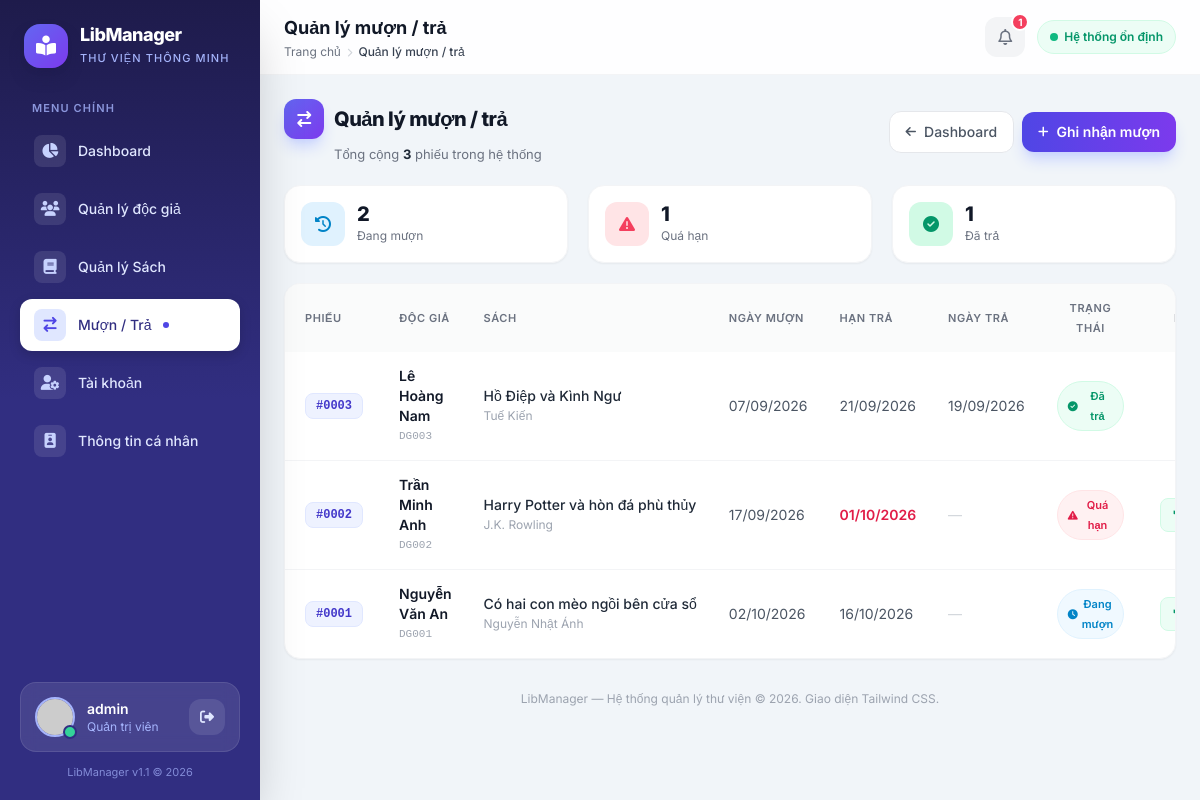
The page /index.php?modun=Loan (signed in) on the database its author committed.
### tables this page shows
CREATE TABLE `loans` (
  `id`          INT AUTO_INCREMENT PRIMARY KEY,
  `user_id`     INT NOT NULL,
  `book_id`     INT NOT NULL,
  `borrow_date` DATE NOT NULL,
  `due_date`    DATE NOT NULL,
  `return_date` DATE DEFAULT NULL,
  `renew_count` INT NOT NULL DEFAULT 0 COMMENT 'So lan gia han',
  `status`      ENUM('pending','borrowed','returned','overdue','rejected')
                NOT NULL DEFAULT 'borrowed',
  `created_at`  TIMESTAMP NOT NULL DEFAULT CURRENT_TIMESTAMP,
  CONSTRAINT `fk_loans_user` FOREIGN KEY (`user_id`)
    REFERENCES `users`(`id`) ON DELETE CASCADE,
  CONSTRAINT `fk_loans_book` FOREIGN KEY (`book_id`)
    REFERENCES `books`(`id`) ON DELETE CASCADE
);

CREATE TABLE `doc_gia` (
  `id_doc_gia`    INT AUTO_INCREMENT PRIMARY KEY,
  `ma_doc_gia`    VARCHAR(10)  NOT NULL UNIQUE COMMENT 'VD: DG001',
  `ho_ten`        VARCHAR(100) NOT NULL,
  `ngay_sinh`     DATE         DEFAULT NULL,
  `gioi_tinh`     VARCHAR(10)  DEFAULT NULL,
  `so_dien_thoai` VARCHAR(15)  DEFAULT NULL,
  `dia_chi`       VARCHAR(255) DEFAULT NULL,
  `email`         VARCHAR(100) DEFAULT NULL,
  `created_at`    TIMESTAMP    NOT NULL DEFAULT CURRENT_TIMESTAMP
);

CREATE TABLE `books` (
  `id`           INT AUTO_INCREMENT PRIMARY KEY,
  `title`        VARCHAR(200) NOT NULL,
  `author`       VARCHAR(150) NOT NULL,
  `category`     VARCHAR(100) NOT NULL,
  `publisher`    VARCHAR(150) DEFAULT NULL,
  `publish_year` INT          DEFAULT NULL,
  `quantity`     INT          NOT NULL DEFAULT 0 COMMENT 'Tong so luong',
  `available`    INT          NOT NULL DEFAULT 0 COMMENT 'So luong con lai',
  `description`  TEXT,
  `cover_image`  VARCHAR(255) DEFAULT NULL,
  `created_at`   TIMESTAMP    NOT NULL DEFAULT CURRENT_TIMESTAMP
);

### app/Controller/LoanController.php (called while the page is built, shortened)
<?php
require_once __DIR__ . "/../Models/LoanModel.php";
class LoanController
{
    private LoanModel $loan;
    public function __construct()
    {
        $this->loan = new LoanModel();
    }
    public function index()
    {
        $role = $_SESSION['user']['role'] ?? 'user';
        if ($role === 'admin') {
            $dsLoan = $this->loan->selectAll();
        } else {
            $dsLoan = $this->loan->getByUser((int)$_SESSION['user']['id']);
        }
        $today = date('Y-m-d');
        $dangMuon = 0;
        $quaHan   = 0;
        $daTra    = 0;
        foreach ($dsLoan as $l) {
            if ($l->status === 'returned') {
                $daTra++;
            } elseif ($l->status === 'borrowed') {
                $dangMuon++;
                if ($l->due_date < $today) {
                    $quaHan++;
                }
            }
        }
        require_once __DIR__ . "/../Views/loan/loanview.php";
    }
}

### config/database.php (called while the page is built, shortened)
<?php
class database {
    private string $host = "localhost";
    private string $port = "3306";
    private string $db = "thuvien_db";
    private string $username = "root";
    private string $pass = "";
    public function __construct()
    {
        $dsn = "mysql:host=$this->host;port=$this->port;
        dbname=$this->db;charset=utf8mb4";
        try{
            $this->pdo = new PDO($dsn, $this->username, $this->pass);
        }catch(PDOException $e){
            echo "Loi ket noi ".$e->getMessage();
        }
    }
}
?>

### app/Models/LoanModel.php (called while the page is built, shortened)
<?php
require_once __DIR__ . "/../../config/database.php";
class LoanModel
{
    private Database $db;
    public function __construct()
    {
        $this->db = new Database();
    }
    public function selectAll(): array
    {
        $sql = "SELECT l.*, b.title AS book_title, b.author AS book_author, b.cover_image,
                       d.ho_ten, d.ma_doc_gia, u.username
                FROM loans l
                JOIN books b ON b.id = l.book_id
                JOIN users u ON u.id = l.user_id
                LEFT JOIN doc_gia d ON d.id_doc_gia = u.id_doc_gia
                ORDER BY l.id DESC";
        $stm = $this->db->pdo->prepare($sql);
        $stm->execute();
        return $stm->fetchAll(PDO::FETCH_OBJ);
    }
}

### app/Views/loan/loanview.php (the view, shortened to what this page needs)
<?php
require_once __DIR__ . "/../header.php";
$role    = $_SESSION['user']['role'] ?? 'user';
$isAdmin = ($role === 'admin');
$today   = date('Y-m-d');
?>
<div class="flex flex-col sm:flex-row sm:items-center justify-between gap-3 mb-5">
    <div>
        <h2 class="text-xl font-extrabold text-gray-900 tracking-tight flex items-center gap-2.5">
            <span class="w-10 h-10 rounded-xl bg-gradient-to-br from-indigo-500 to-violet-600 text-white flex items-center justify-center text-base shadow-lg shadow-indigo-200">
                <i class="fa-solid fa-arrow-right-arrow-left"></i>
            </span>
            <?= $isAdmin ? 'Quản lý mượn / trả' : 'Phiếu mượn của tôi' ?>
        </h2>
        <p class="text-[13px] text-gray-500 mt-1.5 ml-[50px]">
            <?php if ($isAdmin): ?>
                Tổng cộng <span class="font-bold text-gray-800"><?= count($dsLoan ?? []) ?></span> phiếu trong hệ thống
            <?php endif; ?>
        </p>
    </div>
    <div class="flex items-center gap-2 shrink-0">
        <a href="index.php" class="inline-flex items-center gap-2 text-sm font-medium text-gray-600 hover:text-gray-900 bg-white border border-gray-200 px-4 py-2.5 rounded-xl hover:bg-gray-50 transition">
            <i class="fa-solid fa-arrow-left text-xs"></i> Dashboard
        </a>
        <?php if ($isAdmin): ?>
        <a href="index.php?modun=Loan&action=create" class="btn-primary inline-flex items-center gap-2 text-sm font-semibold text-white bg-gradient-to-r from-indigo-600 to-violet-600 px-4 py-2.5 rounded-xl shadow-lg shadow-indigo-200">
            <i class="fa-solid fa-plus text-xs"></i> Ghi nhận mượn
        </a>
        <?php endif; ?>
    </div>
</div>
<div class="grid grid-cols-1 sm:grid-cols-3 gap-4 sm:gap-5 mb-5">
    <div class="card-hover bg-white p-4 rounded-2xl shadow-sm border border-gray-100 flex items-center gap-3">
        <span class="w-11 h-11 rounded-xl bg-sky-100 text-sky-600 flex items-center justify-center shrink-0"><i class="fa-solid fa-clock-rotate-left"></i></span>
        <span>
            <span class="block text-xl font-extrabold text-gray-900 leading-none"><?= $dangMuon ?? 0 ?></span>
            <span class="block text-xs text-gray-500 mt-1">Đang mượn</span>
        </span>
    </div>
    <div class="card-hover bg-white p-4 rounded-2xl shadow-sm border border-gray-100 flex items-center gap-3">
        <span class="w-11 h-11 rounded-xl bg-rose-100 text-rose-500 flex items-center justify-center shrink-0"><i class="fa-solid fa-triangle-exclamation"></i></span>
        <span>
            <span class="block text-xl font-extrabold text-gray-900 leading-none"><?= $quaHan ?? 0 ?></span>
            <span class="block text-xs text-gray-500 mt-1">Quá hạn</span>
        </span>
    </div>
    <div class="card-hover bg-white p-4 rounded-2xl shadow-sm border border-gray-100 flex items-center gap-3">
        <span class="w-11 h-11 rounded-xl bg-emerald-100 text-emerald-600 flex items-center justify-center shrink-0"><i class="fa-solid fa-circle-check"></i></span>
        <span>
            <span class="block text-xl font-extrabold text-gray-900 leading-none"><?= $daTra ?? 0 ?></span>
            <span class="block text-xs text-gray-500 mt-1">Đã trả</span>
        </span>
    </div>
</div>
<div class="bg-white rounded-2xl border border-gray-100 shadow-sm overflow-hidden">
    <div class="overflow-x-auto">
        <table class="w-full text-sm min-w-[900px]">
            <thead>
                <tr class="bg-gray-50/80 text-gray-500 text-[11px] uppercase tracking-wider">
                    <th class="text-left font-semibold px-5 py-3.5">Phiếu</th>
                    <th class="text-left font-semibold px-4 py-3.5">Độc giả</th>
                    <th class="text-left font-semibold px-4 py-3.5">Sách</th>
                    <th class="text-left font-semibold px-4 py-3.5">Ngày mượn</th>
                    <th class="text-left font-semibold px-4 py-3.5">Hạn trả</th>
                    <th class="text-left font-semibold px-4 py-3.5">Ngày trả</th>
                    <th class="text-center font-semibold px-4 py-3.5">Trạng thái</th>
                    <th class="text-center font-semibold px-5 py-3.5 w-[160px]">Hành động</th>
                </tr>
            </thead>
            <tbody class="divide-y divide-gray-100">
                <?php if (!empty($dsLoan)): ?>
                    <?php foreach ($dsLoan as $l): ?>
                        <?php
                            $isReturned = ($l->status === 'returned');
                            $isOverdue  = (!$isReturned && $l->status === 'borrowed' && $l->due_date < $today);
                        ?>
                        <tr class="table-row-hover hover:bg-indigo-50/40">
                            <td class="px-5 py-3.5">
                                <span class="inline-flex items-center font-mono text-xs font-bold text-indigo-700 bg-indigo-50 border border-indigo-100 px-2.5 py-1 rounded-lg">
                                    #<?= str_pad((string)$l->id, 4, '0', STR_PAD_LEFT) ?>
                                </span>
                            </td>
                            <td class="px-4 py-3.5">
                                <div class="font-semibold text-gray-900"><?= htmlspecialchars($l->ho_ten ?? $l->username ?? '—') ?></div>
                                <?php if (!empty($l->ma_doc_gia)): ?>
                                    <div class="font-mono text-[11px] text-gray-400"><?= htmlspecialchars($l->ma_doc_gia) ?></div>
                                <?php endif; ?>
                            </td>
                            <td class="px-4 py-3.5">
                                <div class="font-medium text-gray-800 max-w-[220px] truncate" title="<?= htmlspecialchars($l->book_title ?? '') ?>">
                                    <?= htmlspecialchars($l->book_title ?? '—') ?>
                                </div>
                                <div class="text-[12px] text-gray-400 truncate max-w-[220px]"><?= htmlspecialchars($l->book_author ?? '') ?></div>
                            </td>
                            <td class="px-4 py-3.5 text-gray-600 whitespace-nowrap"><?= !empty($l->borrow_date) ? htmlspecialchars(date('d/m/Y', strtotime($l->borrow_date))) : '—' ?></td>
                            <td class="px-4 py-3.5 whitespace-nowrap <?= $isOverdue ? 'text-rose-600 font-semibold' : 'text-gray-600' ?>">
                                <?= !empty($l->due_date) ? htmlspecialchars(date('d/m/Y', strtotime($l->due_date))) : '—' ?>
                            </td>
                            <td class="px-4 py-3.5 text-gray-600 whitespace-nowrap">
                                <?= !empty($l->return_date) ? htmlspecialchars(date('d/m/Y', strtotime($l->return_date))) : '<span class="text-gray-300">—</span>' ?>
                            </td>
                            <td class="px-4 py-3.5 text-center">
                                <?php if ($isReturned): ?>
                                    <span class="inline-flex items-center gap-1 text-[11px] font-semibold text-emerald-600 bg-emerald-50 border border-emerald-100 px-2.5 py-1 rounded-full">
                                        <i class="fa-solid fa-circle-check text-[10px]"></i> Đã trả
                                    </span>
                                <?php elseif ($isOverdue): ?>
                                    <span class="inline-flex items-center gap-1 text-[11px] font-semibold text-rose-600 bg-rose-50 border border-rose-100 px-2.5 py-1 rounded-full">
                                        <i class="fa-solid fa-triangle-exclamation text-[10px]"></i> Quá hạn
                                    </span>
                                <?php else: ?>
                                    <span class="inline-flex items-center gap-1 text-[11px] font-semibold text-sky-600 bg-sky-50 border border-sky-100 px-2.5 py-1 rounded-full">
                                        <i class="fa-solid fa-clock text-[10px]"></i> Đang mượn
                                    </span>
                                <?php endif; ?>
                            </td>
                            <td class="px-5 py-3.5">
                                <div class="flex items-center justify-center gap-1.5">
                                    <?php if (!$isReturned): ?>
                                        <a href="index.php?modun=Loan&action=return&id=<?= htmlspecialchars($l->id) ?>"
                                           data-confirm="Xác nhận đã nhận lại sách này?" data-confirm-type="success" data-confirm-ok="Đã nhận"
                                           title="Trả sách"
                                           class="inline-flex items-center gap-1.5 text-[13px] font-semibold text-emerald-600 bg-emerald-50 border border-emerald-100 hover:bg-emerald-500 hover:text-white hover:border-emerald-500 px-3 py-1.5 rounded-lg transition">
                                        </a>
                                    <?php endif; ?>
                                </div>
                            </td>
                        </tr>
                    <?php endforeach; ?>
                <?php endif; ?>
            </tbody>
        </table>
    </div>
</div>
<?php require_once __DIR__ . "/../footer.php"; ?>

### app/Views/header.php (style rules this page uses)
body { font-family: 'Inter', sans-serif; }
html { scroll-behavior: smooth; }
.card-hover { transition: transform .25s ease, box-shadow .25s ease; }
.btn-primary { transition: transform .18s ease, box-shadow .18s ease; }
.table-row-hover { transition: background .15s ease; }
main > * { animation: fadeUp .38s cubic-bezier(.22,.61,.36,1) both; }
main > *:nth-child(2) { animation-delay: .05s; }
main > *:nth-child(3) { animation-delay: .10s; }

### rows shown on the page
loans: id "0003", doc_gia.ho_ten "Lê Hoàng Nam", doc_gia.ma_doc_gia "DG003", book.title "Hồ Điệp và Kình Ngư", book.author "Tuế Kiến", borrow_date "07/09/2026", due_date "21/09/2026", return_date "19/09/2026", status "returned" (drawn)
loans: id "0002", doc_gia.ho_ten "Trần Minh Anh", doc_gia.ma_doc_gia "DG002", book.title "Harry Potter và hòn đá phù thủy", book.author "J.K. Rowling", borrow_date "17/09/2026", due_date "01/10/2026", status "borrowed" (drawn)
loans: id "0001", doc_gia.ho_ten "Nguyễn Văn An", doc_gia.ma_doc_gia "DG001", book.title "Có hai con mèo ngồi bên cửa sổ", book.author "Nguyễn Nhật Ánh", borrow_date "02/10/2026", due_date "16/10/2026", status "borrowed" (drawn)

### other values the page prints
$__displayName "admin"
$pageTitle "Quản lý mượn / trả"
$__notifCount "1"
count($dsLoan ?? []) "3"
$dangMuon "2"
$quaHan "1"
$daTra "1"
